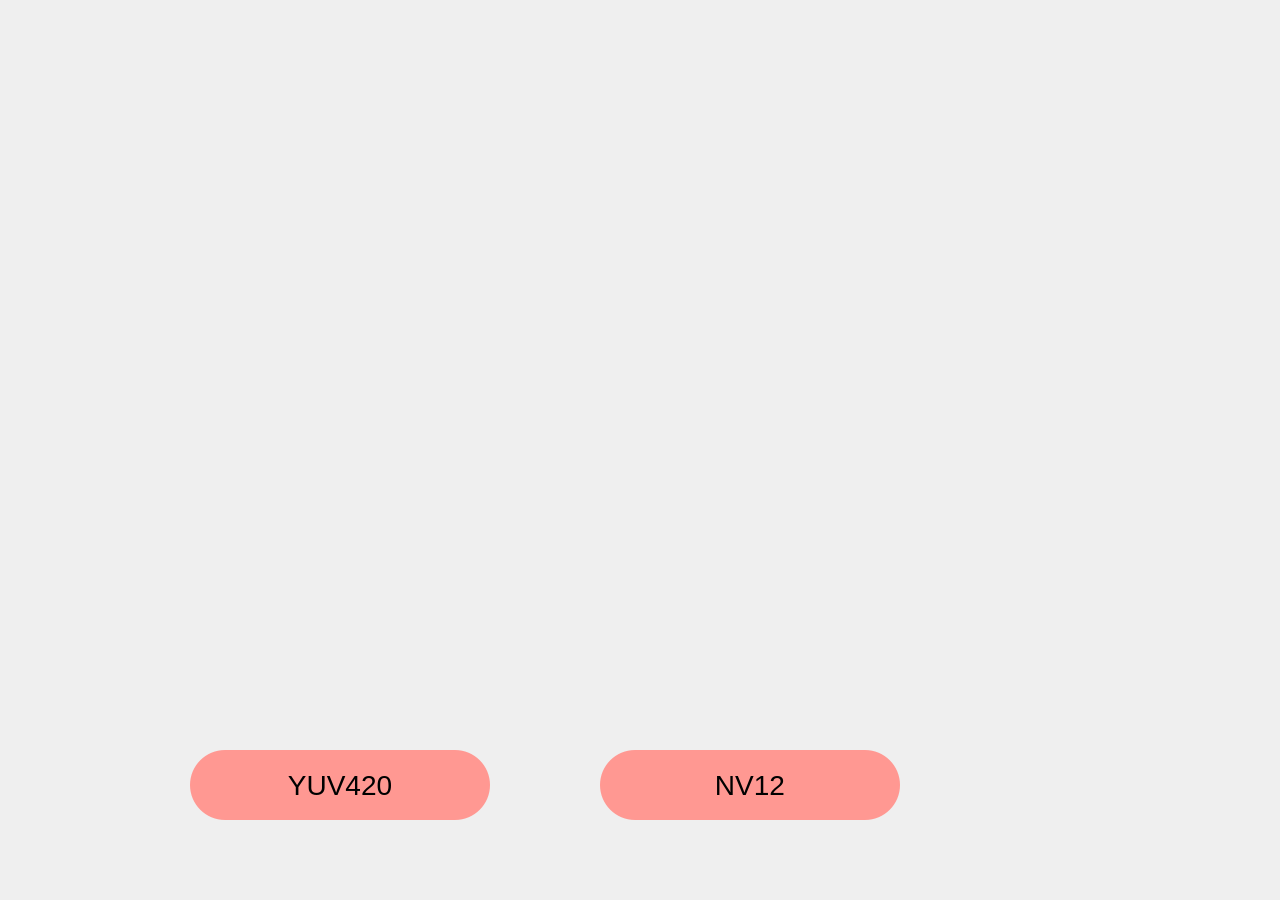
<?xml version="1.0" encoding="UTF-8"?>
<ui version="4.0">
 <class>Widget</class>
 <widget class="QWidget" name="Widget">
  <property name="geometry">
   <rect>
    <x>0</x>
    <y>0</y>
    <width>1280</width>
    <height>900</height>
   </rect>
  </property>
  <property name="windowTitle">
   <string>Widget</string>
  </property>
  <widget class="QPushButton" name="yuv420Btn">
   <property name="geometry">
    <rect>
     <x>190</x>
     <y>750</y>
     <width>300</width>
     <height>70</height>
    </rect>
   </property>
   <property name="styleSheet">
    <string notr="true">font-size:28px;
border-radius:35px;
background-color:rgb(255,152,146);</string>
   </property>
   <property name="text">
    <string>YUV420</string>
   </property>
  </widget>
  <widget class="QPushButton" name="nv12Btn">
   <property name="geometry">
    <rect>
     <x>600</x>
     <y>750</y>
     <width>300</width>
     <height>70</height>
    </rect>
   </property>
   <property name="styleSheet">
    <string notr="true">font-size:28px;
border-radius:35px;
background-color:rgb(255,152,146);</string>
   </property>
   <property name="text">
    <string>NV12</string>
   </property>
  </widget>
 </widget>
 <layoutdefault spacing="6" margin="11"/>
 <resources/>
 <connections/>
</ui>
